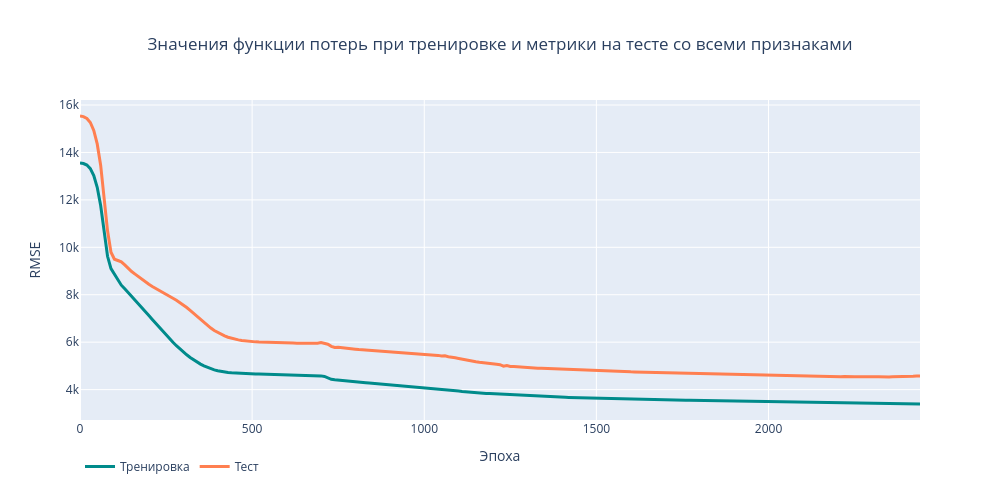
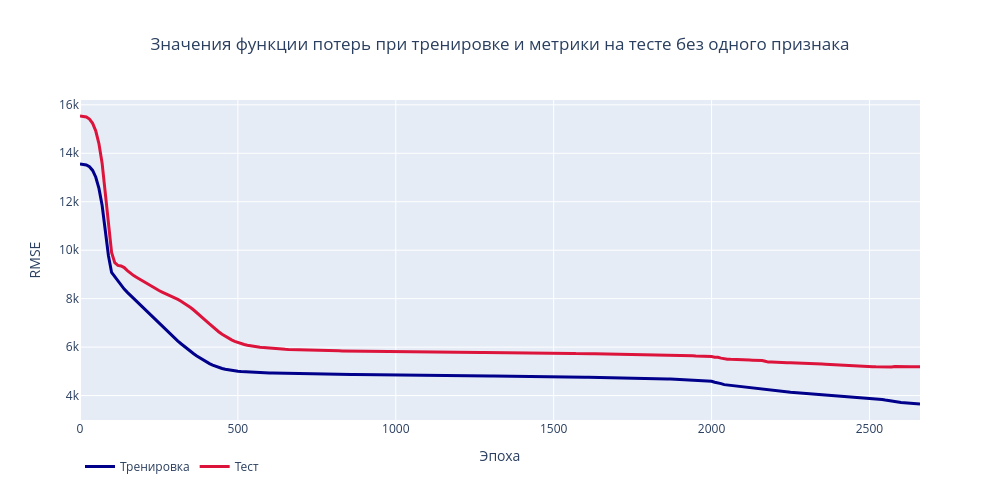

Notebook code cell kept with these figures, in order:
### Code cell
# просмотр процесса обучения сетей с меньшим количеством нейронов
fit_plot(train_loss_l, test_metric_l)
fit_plot(abb_train_loss_l, abb_test_metric_l, 1)

### Figure 1 — Plotly figure (JSON) as saved in the notebook; plotly's stock layout.template omitted (floating-point values rounded to 4 significant figures; data arrays with more than 128 entries replaced by an {"elided": "..."} marker saying what was removed)
{"data": [{"line": {"color": "darkcyan", "width": 3}, "name": "Тренировка", "type": "scatter", "x": {"elided": "245 int values"}, "y": {"elided": "245 float values"}}, {"line": {"color": "coral", "width": 3}, "name": "Тест", "type": "scatter", "x": {"elided": "245 int values"}, "y": {"elided": "245 float values"}}], "layout": {"height": 500, "legend": {"orientation": "h"}, "title": {"text": "Значения функции потерь при тренировке и метрики на тесте со всеми признаками", "x": 0.5}, "width": 1000, "xaxis": {"title": {"text": "Эпоха"}}, "yaxis": {"title": {"text": "RMSE"}}}}

### Figure 2 — Plotly figure (JSON) as saved in the notebook; plotly's stock layout.template omitted (floating-point values rounded to 4 significant figures; data arrays with more than 128 entries replaced by an {"elided": "..."} marker saying what was removed)
{"data": [{"line": {"color": "darkblue", "width": 3}, "name": "Тренировка", "type": "scatter", "x": {"elided": "267 int values"}, "y": {"elided": "267 float values"}}, {"line": {"color": "crimson", "width": 3}, "name": "Тест", "type": "scatter", "x": {"elided": "267 int values"}, "y": {"elided": "267 float values"}}], "layout": {"height": 500, "legend": {"orientation": "h"}, "title": {"text": "Значения функции потерь при тренировке и метрики на тесте без одного признака", "x": 0.5}, "width": 1000, "xaxis": {"title": {"text": "Эпоха"}}, "yaxis": {"title": {"text": "RMSE"}}}}
